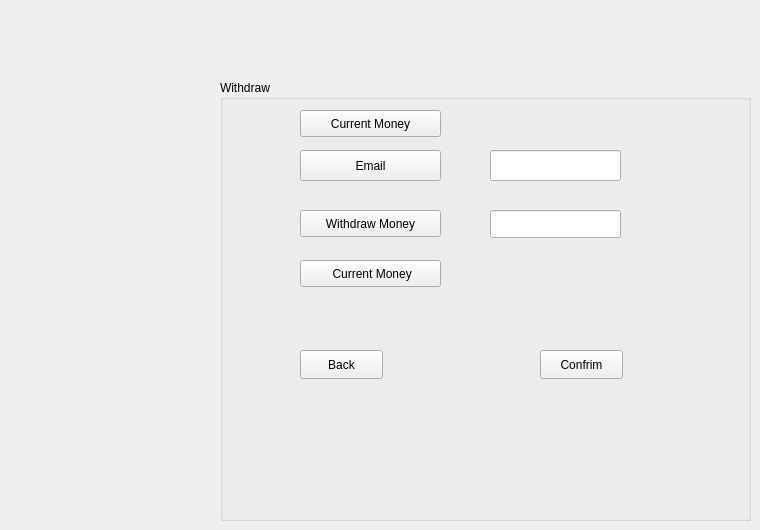
    <widget class="QWidget" name="With_Money">
     <widget class="QGroupBox" name="groupBox_5">
      <property name="geometry">
       <rect>
        <x>220</x>
        <y>80</y>
        <width>531</width>
        <height>441</height>
       </rect>
      </property>
      <property name="title">
       <string>Withdraw</string>
      </property>
      <widget class="QToolButton" name="toolButton_22">
       <property name="geometry">
        <rect>
         <x>80</x>
         <y>30</y>
         <width>141</width>
         <height>27</height>
        </rect>
       </property>
       <property name="text">
        <string>Current Money</string>
       </property>
      </widget>
      <widget class="QToolButton" name="toolButton_24">
       <property name="geometry">
        <rect>
         <x>80</x>
         <y>130</y>
         <width>141</width>
         <height>27</height>
        </rect>
       </property>
       <property name="text">
        <string>Withdraw Money</string>
       </property>
      </widget>
      <widget class="QToolButton" name="toolButton_26">
       <property name="geometry">
        <rect>
         <x>80</x>
         <y>180</y>
         <width>141</width>
         <height>27</height>
        </rect>
       </property>
       <property name="text">
        <string> Current Money</string>
       </property>
      </widget>
      <widget class="QPushButton" name="pushButton_21">
       <property name="geometry">
        <rect>
         <x>320</x>
         <y>270</y>
         <width>83</width>
         <height>29</height>
        </rect>
       </property>
       <property name="text">
        <string>Confrim</string>
       </property>
      </widget>
      <widget class="QPushButton" name="pushButton_49">
       <property name="geometry">
        <rect>
         <x>80</x>
         <y>270</y>
         <width>83</width>
         <height>29</height>
        </rect>
       </property>
       <property name="text">
        <string>Back</string>
       </property>
      </widget>
      <widget class="QLabel" name="label_3">
       <property name="geometry">
        <rect>
         <x>270</x>
         <y>30</y>
         <width>131</width>
         <height>21</height>
        </rect>
       </property>
       <property name="text">
        <string/>
       </property>
      </widget>
      <widget class="QLineEdit" name="lineEdit_11">
       <property name="geometry">
        <rect>
         <x>270</x>
         <y>130</y>
         <width>131</width>
         <height>28</height>
        </rect>
       </property>
      </widget>
      <widget class="QLabel" name="label_4">
       <property name="geometry">
        <rect>
         <x>270</x>
         <y>180</y>
         <width>131</width>
         <height>31</height>
        </rect>
       </property>
       <property name="text">
        <string/>
       </property>
      </widget>
      <widget class="QPushButton" name="pushButton_60">
       <property name="geometry">
        <rect>
         <x>80</x>
         <y>70</y>
         <width>141</width>
         <height>31</height>
        </rect>
       </property>
       <property name="text">
        <string>Email</string>
       </property>
      </widget>
      <widget class="QLineEdit" name="lineEdit_2">
       <property name="geometry">
        <rect>
         <x>270</x>
         <y>70</y>
         <width>131</width>
         <height>31</height>
        </rect>
       </property>
      </widget>
     </widget>
    </widget>
